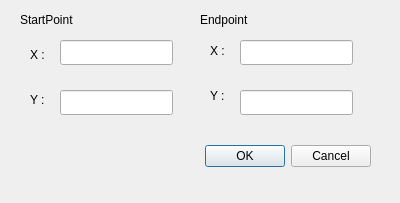
<?xml version="1.0" encoding="UTF-8"?>
<ui version="4.0">
 <class>LineInputDialog</class>
 <widget class="QDialog" name="LineInputDialog">
  <property name="geometry">
   <rect>
    <x>0</x>
    <y>0</y>
    <width>400</width>
    <height>203</height>
   </rect>
  </property>
  <property name="windowTitle">
   <string>Dialog</string>
  </property>
  <widget class="QDialogButtonBox" name="buttonBox">
   <property name="geometry">
    <rect>
     <x>30</x>
     <y>140</y>
     <width>341</width>
     <height>32</height>
    </rect>
   </property>
   <property name="inputMethodHints">
    <set>Qt::ImhDigitsOnly</set>
   </property>
   <property name="orientation">
    <enum>Qt::Horizontal</enum>
   </property>
   <property name="standardButtons">
    <set>QDialogButtonBox::Cancel|QDialogButtonBox::Ok</set>
   </property>
  </widget>
  <widget class="QLabel" name="label">
   <property name="geometry">
    <rect>
     <x>20</x>
     <y>10</y>
     <width>101</width>
     <height>20</height>
    </rect>
   </property>
   <property name="text">
    <string>StartPoint</string>
   </property>
  </widget>
  <widget class="QLabel" name="label_2">
   <property name="geometry">
    <rect>
     <x>200</x>
     <y>10</y>
     <width>101</width>
     <height>20</height>
    </rect>
   </property>
   <property name="text">
    <string>Endpoint</string>
   </property>
  </widget>
  <widget class="QLabel" name="label_3">
   <property name="geometry">
    <rect>
     <x>30</x>
     <y>45</y>
     <width>21</width>
     <height>20</height>
    </rect>
   </property>
   <property name="text">
    <string>X :</string>
   </property>
  </widget>
  <widget class="QLabel" name="label_4">
   <property name="geometry">
    <rect>
     <x>30</x>
     <y>90</y>
     <width>21</width>
     <height>20</height>
    </rect>
   </property>
   <property name="text">
    <string>Y :</string>
   </property>
  </widget>
  <widget class="QLabel" name="label_6">
   <property name="geometry">
    <rect>
     <x>210</x>
     <y>86</y>
     <width>21</width>
     <height>20</height>
    </rect>
   </property>
   <property name="text">
    <string>Y :</string>
   </property>
  </widget>
  <widget class="QLabel" name="label_7">
   <property name="geometry">
    <rect>
     <x>210</x>
     <y>41</y>
     <width>21</width>
     <height>20</height>
    </rect>
   </property>
   <property name="text">
    <string>X :</string>
   </property>
  </widget>
  <widget class="QLineEdit" name="startX">
   <property name="geometry">
    <rect>
     <x>60</x>
     <y>40</y>
     <width>113</width>
     <height>25</height>
    </rect>
   </property>
   <property name="inputMethodHints">
    <set>Qt::ImhDigitsOnly</set>
   </property>
  </widget>
  <widget class="QLineEdit" name="startY">
   <property name="geometry">
    <rect>
     <x>240</x>
     <y>40</y>
     <width>113</width>
     <height>25</height>
    </rect>
   </property>
   <property name="inputMethodHints">
    <set>Qt::ImhDigitsOnly</set>
   </property>
  </widget>
  <widget class="QLineEdit" name="endX">
   <property name="geometry">
    <rect>
     <x>60</x>
     <y>90</y>
     <width>113</width>
     <height>25</height>
    </rect>
   </property>
   <property name="inputMethodHints">
    <set>Qt::ImhDigitsOnly</set>
   </property>
  </widget>
  <widget class="QLineEdit" name="endY">
   <property name="geometry">
    <rect>
     <x>240</x>
     <y>90</y>
     <width>113</width>
     <height>25</height>
    </rect>
   </property>
   <property name="inputMethodHints">
    <set>Qt::ImhDigitsOnly</set>
   </property>
  </widget>
 </widget>
 <resources/>
 <connections>
  <connection>
   <sender>buttonBox</sender>
   <signal>accepted()</signal>
   <receiver>LineInputDialog</receiver>
   <slot>accept()</slot>
   <hints>
    <hint type="sourcelabel">
     <x>248</x>
     <y>254</y>
    </hint>
    <hint type="destinationlabel">
     <x>157</x>
     <y>274</y>
    </hint>
   </hints>
  </connection>
  <connection>
   <sender>buttonBox</sender>
   <signal>rejected()</signal>
   <receiver>LineInputDialog</receiver>
   <slot>reject()</slot>
   <hints>
    <hint type="sourcelabel">
     <x>316</x>
     <y>260</y>
    </hint>
    <hint type="destinationlabel">
     <x>286</x>
     <y>274</y>
    </hint>
   </hints>
  </connection>
 </connections>
</ui>
